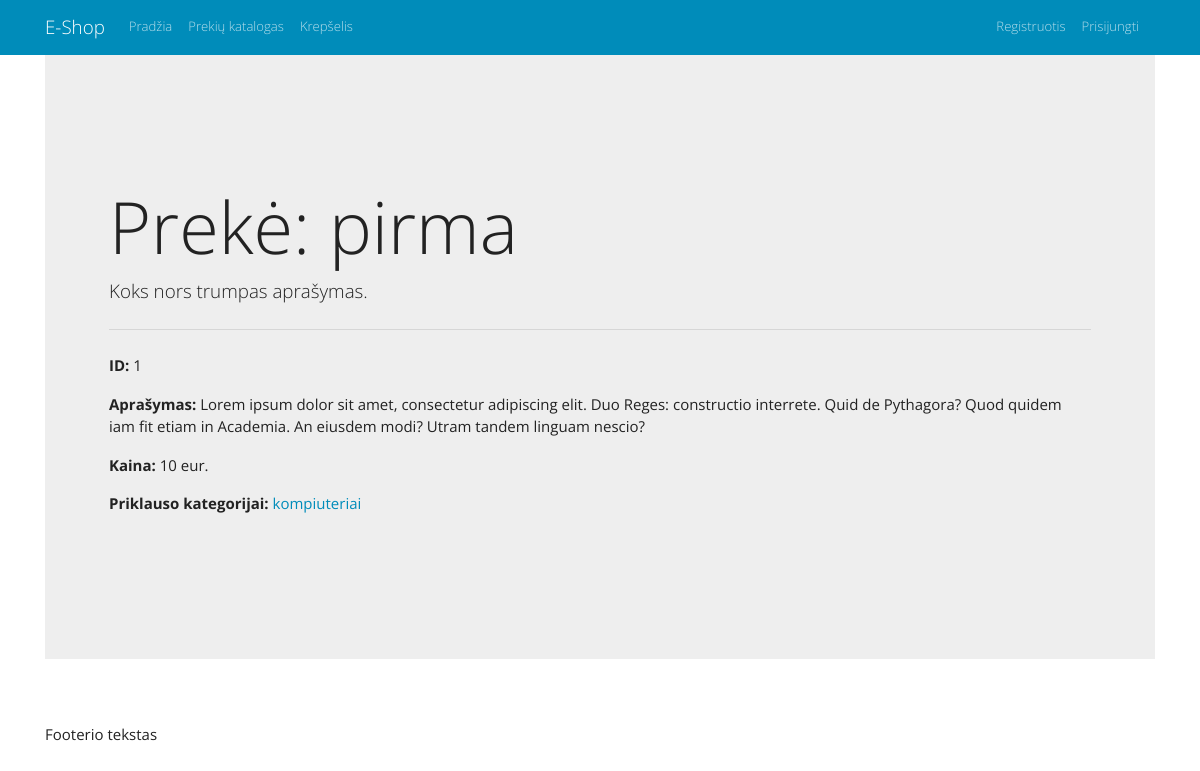
Page /views/catalog/product.php?id=1 on the committed database.
### tables this page shows
CREATE TABLE `products` (
  `id` int(10) UNSIGNED NOT NULL,
  `title` varchar(45) NOT NULL,
  `description` longtext,
  `price` decimal(10,0) NOT NULL,
  `category_id` int(10) UNSIGNED NOT NULL
);

CREATE TABLE `categories` (
  `id` int(10) UNSIGNED NOT NULL,
  `title` varchar(45) NOT NULL,
  `description` longtext,
  `parent_category_id` int(10) UNSIGNED NOT NULL DEFAULT '0'
);

### views/catalog/product.php (the view, shortened to what this page needs)
<?php include("../../header.php"); ?>
<?php
    $id = 0;
    if (isset($_GET['id'])) {
        $id = $_GET['id'];
    }
    $sql = "SELECT products.id, products.title, products.description, products.price, products.category_id, categories.title AS category_title
            FROM products
            LEFT JOIN categories ON products.category_id = categories.id
            WHERE products.id=$id";
    $results = $conn->query($sql);
    $product = $results->fetch_assoc();
?>
<h1 class="display-3">Prekė: <?php echo $product['title']; ?></h1>
<p class="lead">Koks nors trumpas aprašymas.</p>
<hr class="my-4">
<div class="row">
    <div class="col">
        <p>
            <strong>ID:</strong>
            <?php echo $product['id']; ?>
        </p>
        <p>
            <strong>Aprašymas:</strong>
            <?php echo $product['description']; ?>
        </p>
        <p>
            <strong>Kaina: </strong>
            <?php echo $product['price']; ?> eur.
        </p>
        <p>
            <strong>Priklauso kategorijai:</strong>
            <a href="category.php?id=<?php echo $product['category_id']; ?>"><?php echo $product['category_title']; ?></a>
        </p>
    </div>
</div>
<?php include("../../footer.php"); ?>

### rows in the picture
products: title "pirma", id "1", description "Lorem ipsum dolor sit amet, consectetur adipiscing elit. Duo Reges: constructio interrete. Quid de Pythagora? Quod quidem iam fit etiam in Academia. An eiusdem modi? Utram tandem linguam nescio?", price "10", category.title "kompiuteriai"
